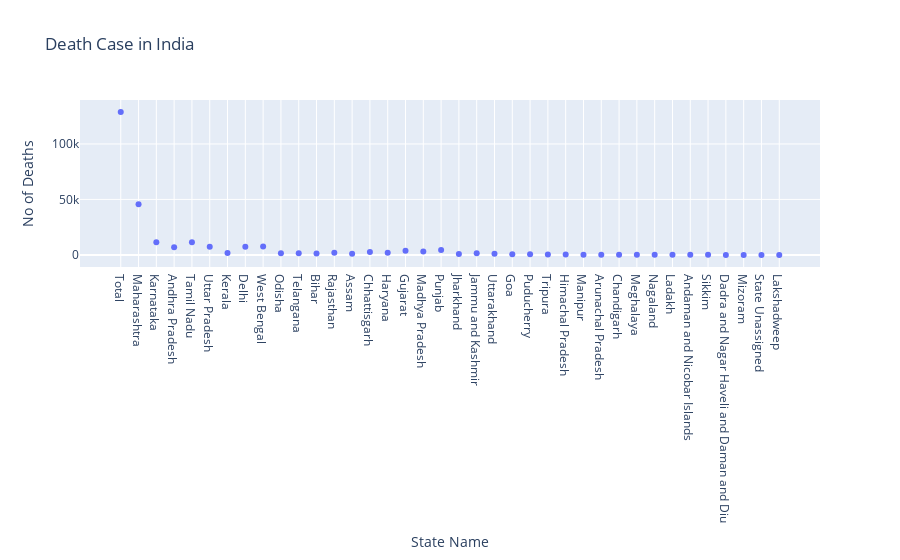

Source (notebook cell):
### Code cell
import plotly.graph_objects as go

fig = go.Figure(data=go.Scatter(x=df.State,y=df.Deaths,mode='markers'))
fig.update_layout(title="Death Case in India",xaxis_title="State Name",yaxis_title="No of Deaths")
fig.show()

### Figure 1 — Plotly figure (JSON) as saved in the notebook; plotly's stock layout.template omitted (floating-point values rounded to 4 significant figures)
{"data": [{"mode": "markers", "type": "scatter", "x": ["Total", "Maharashtra", "Karnataka", "Andhra Pradesh", "Tamil Nadu", "Uttar Pradesh", "Kerala", "Delhi", "West Bengal", "Odisha", "Telangana", "Bihar", "Rajasthan", "Assam", "Chhattisgarh", "Haryana", "Gujarat", "Madhya Pradesh", "Punjab", "Jharkhand", "Jammu and Kashmir", "Uttarakhand", "Goa", "Puducherry", "Tripura", "Himachal Pradesh", "Manipur", "Arunachal Pradesh", "Chandigarh", "Meghalaya", "Nagaland", "Ladakh", "Andaman and Nicobar Islands", "Sikkim", "Dadra and Nagar Haveli and Daman and Diu", "Mizoram", "State Unassigned", "Lakshadweep"], "y": [128709, 45682, 11474, 6837, 11440, 7302, 1797, 7332, 7506, 1536, 1393, 1167, 2032, 958, 2527, 1979, 3785, 3065, 4412, 917, 1566, 1093, 656, 607, 356, 405, 207, 47, 244, 98, 50, 89, 61, 85, 2, 2, 0, 0]}], "layout": {"title": {"text": "Death Case in India"}, "xaxis": {"title": {"text": "State Name"}}, "yaxis": {"title": {"text": "No of Deaths"}}}}
